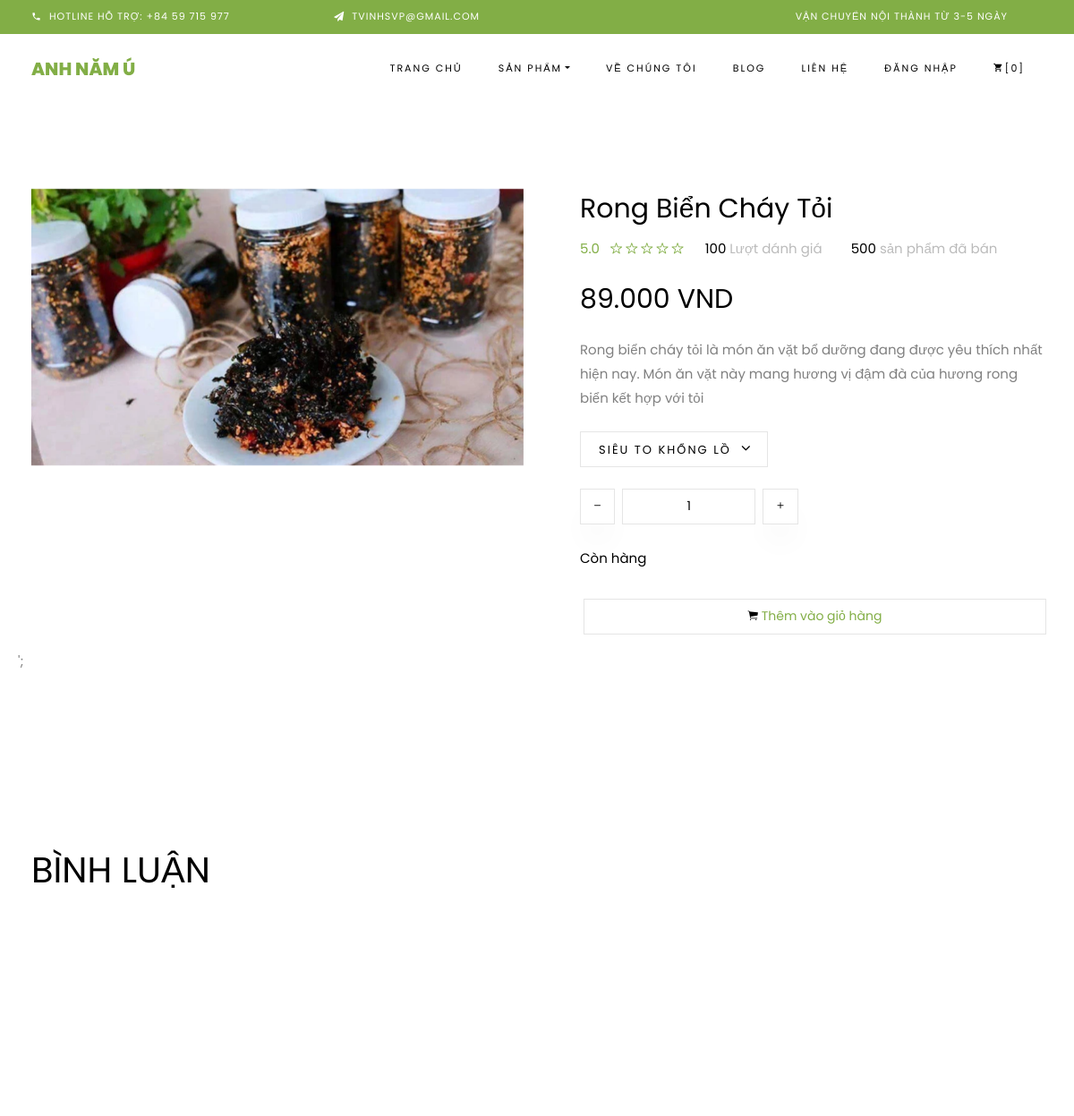
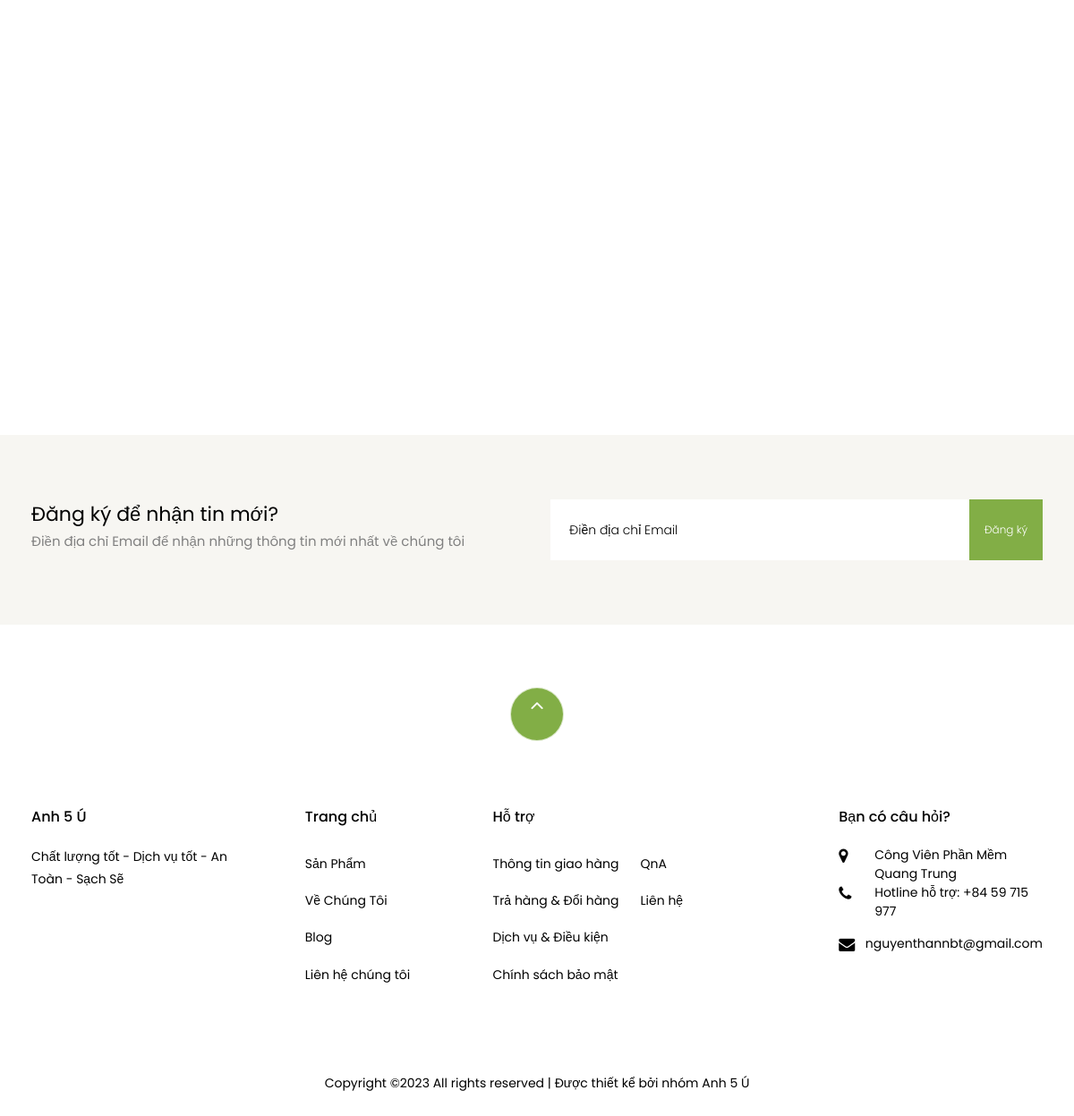
The page /index.php?act=chitietsanpham&ma_hanghoa=12&iddm=5 on the database its author committed (2 pictures, top to bottom).
### tables this page shows
CREATE TABLE `hanghoa` (
  `ma_HangHoa` int(11) NOT NULL,
  `ten_hanghoa` varchar(255) NOT NULL,
  `don_gia` double(10,0) NOT NULL,
  `giam_gia` double(10,0) DEFAULT 0,
  `hinh` varchar(255) DEFAULT NULL,
  `trang_thai` enum('0','1') NOT NULL DEFAULT '0',
  `ngay_nhap` date NOT NULL,
  `mo_ta` varchar(255) DEFAULT NULL,
  `dac_biet` bit(1) NOT NULL DEFAULT b'0',
  `so_luot_xem` int(11) NOT NULL DEFAULT 0,
  `ma_loai` int(11) NOT NULL
);

### model/pdo.php (called while the page is built, shortened)
<?php
function pdo_get_connection()
{
    $dburl = "mysql:host=localhost;dbname=anvat5u;charset=utf8";
    $username = 'root';
    $password = '';
    $conn = new PDO($dburl, $username, $password);
    $conn->setAttribute(PDO::ATTR_ERRMODE, PDO::ERRMODE_EXCEPTION);
    return $conn;
}
function pdo_query_one($sql)
{
    $sql_args = array_slice(func_get_args(), 1);
    try {
        $conn = pdo_get_connection();
        $stmt = $conn->prepare($sql);
        $stmt->execute($sql_args);
        $row = $stmt->fetch(PDO::FETCH_ASSOC);
        return $row;
    } catch (PDOException $e) {
        throw $e;
    } finally {
        unset($conn);
    }
}

### model/hanghoa.php (called while the page is built, shortened)
<?php
function loadone_hanghoa($ma_hh)
{
    $sql = "select * from hanghoa where ma_HangHoa =" . $ma_hh;
    $sp = pdo_query_one($sql);
    return $sp;
}

### view/product-single.php (the view, shortened to what this page needs)
<section class="ftco-section">
		<div class="container">
			<div class="row">
				<?php
					extract($onesp);
					$img=$img_path.$hinh;
					?>
						<div class="col-lg-6 mb-5 ftco-animate">
								<a href="images/<?=$img?>" class="image-popup"><img
										src="images/<?=$img?>" class="img-fluid" alt="Colorlib Template"></a>
							</div>
							<div class="col-lg-6 product-details pl-md-5 ftco-animate">
								<h3><?=$ten_hanghoa?></h3>
								<div class="rating d-flex">
									<p class="text-left mr-4">
										<a href="#" class="mr-2">5.0</a>
										<a href="#"><span class="ion-ios-star-outline"></span></a>
										<a href="#"><span class="ion-ios-star-outline"></span></a>
										<a href="#"><span class="ion-ios-star-outline"></span></a>
										<a href="#"><span class="ion-ios-star-outline"></span></a>
										<a href="#"><span class="ion-ios-star-outline"></span></a>
									</p>
									<p class="text-left mr-4">
										<a href="#" class="mr-2" style="color: #000;">100 <span style="color: #bbb;"> Lượt dánh
												giá</span></a>
									</p>
									<p class="text-left">
										<a href="#" class="mr-2" style="color: #000;">500 <span style="color: #bbb;"> sản phẩm đã
												bán</span></a>
									</p>
								</div>
								<p class="price"><span><?=number_format($don_gia,0,',','.')?> VND</span></p>
								<p><?=$mo_ta?>
								</p>
								<div class="row mt-4">
									<div class="col-md-6">
										<div class="form-group d-flex">
											<div class="select-wrap">
												<div class="icon"><span class="ion-ios-arrow-down"></span></div>
												<select name="" id="" class="form-control">
													<option value="">Siêu to khổng lồ</option>
												</select>
											</div>
										</div>
									</div>
									<div class="input-group col-md-6 d-flex mb-3">
										<span class="input-group-btn mr-2">
											<button type="button" class="quantity-left-minus btn" data-type="minus" data-field="">
												<i class="ion-ios-remove"></i>
											</button>
										</span>
										<input type="text" id="quantity" name="quantity" class="form-control input-number" value="1"
											min="1" max="100">
										<span class="input-group-btn ml-2">
											<button type="button" class="quantity-right-plus btn" data-type="plus" data-field="">
												<i class="ion-ios-add"></i>
											</button>
										</span>
									</div>
									<div class="col-md-12">
										<p style="color: #000;">Còn hàng</p>
									</div>
								</div>
								<p>
									<form action="index.php?act=addtocart" method="post">
										<button name="addtocart" type="submit" class="buy-now d-flex justify-content-center align-items-center mx-1">
														<span><i class="ion-ios-cart"></i> Thêm vào giỏ hàng</span>
													</button>
									</form>
									</p>
							</div>';
			</div>
		</div>
	</section>
	<section class="ftco-section">
		<div class="container">
			<div class="binhluansanpham" id="binhluan">
				<h1>BÌNH LUẬN</h1>
			</div>
		</div>
	</section>
	<section class="ftco-section">
		<div class="container">
			<div class="row justify-content-center mb-3 pb-3">
			</div>
		</div>
		<div class="container">
			<div class="row">
			</div>
		</div>
	</section>
	<section class="ftco-section ftco-no-pt ftco-no-pb py-5 bg-light">
		<div class="container py-4">
			<div class="row d-flex justify-content-center py-5">
				<div class="col-md-6">
					<h2 style="font-size: 22px;" class="mb-0">Đăng ký để nhận tin mới?</h2>
					<span>Điền địa chỉ Email để nhận những thông tin mới nhất về chúng tôi</span>
				</div>
				<div class="col-md-6 d-flex align-items-center">
				  <form action="#" class="subscribe-form">
					<div class="form-group d-flex">
					  <input type="text" class="form-control" placeholder="Điền địa chỉ Email">
					  <input type="submit" value="Đăng ký" class="submit px-3">
					</div>
				  </form>
				</div>
			  </div>
			</div>
		  </section>

### view/header.php (style rules this page uses)
input[type=text], input[type=password] { width: 100%; padding: 12px 20px; margin: 8px 0; display: inline-block; border: 1px solid #ccc; box-sizing: border-box; }
button { background-color: white; color: black; padding: 14px 20px; margin: 8px 0; border: none; cursor: pointer; width: 100%; }
.container { padding: 5px; }

### rows shown on the page
hanghoa: hinh (picture), ten_hanghoa "Rong Biển Cháy Tỏi", don_gia "89.000", mo_ta "Rong biển cháy tỏi là món ăn vặt bổ dưỡng đang được yêu thích nhất hiện nay. Món ăn vặt này mang hương vị đậm đà của hương rong biển kết hợp với tỏi"
